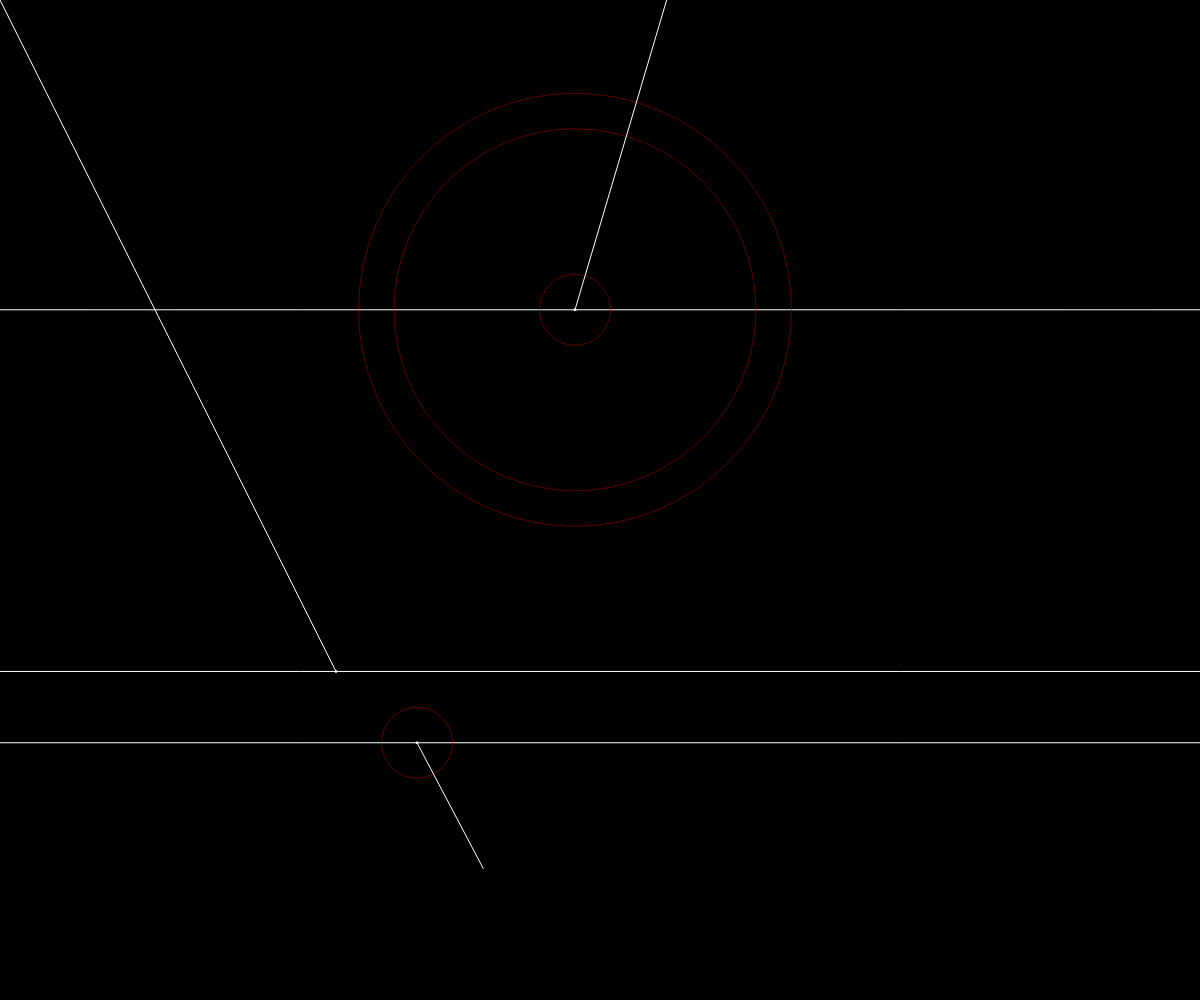
Frame 1 (no input)
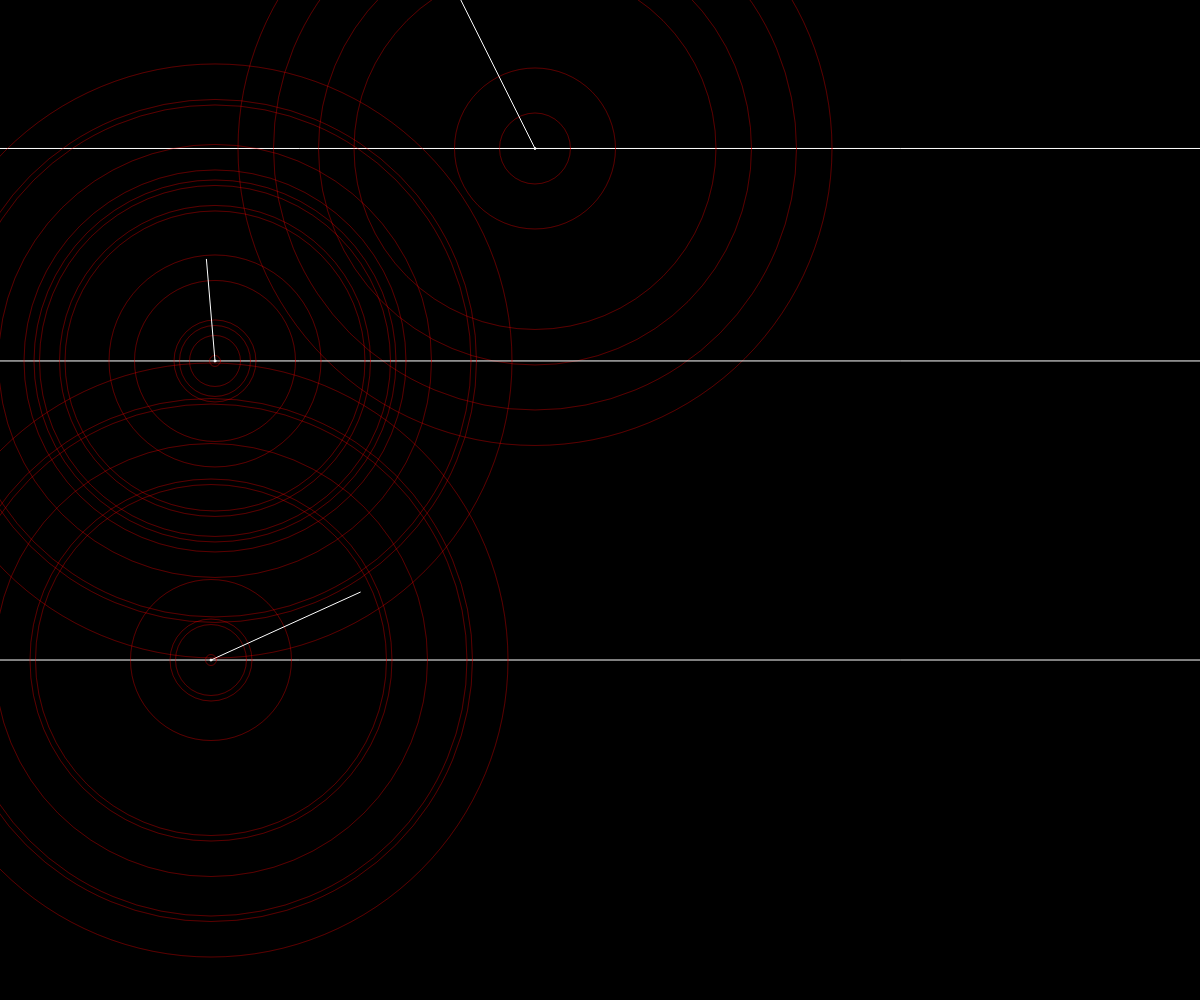
Frame 2 (the mouse pressed at the canvas centre, redrawn once)

The p5.js sketch that drew these frames (run headless with seeded random() and noise() and a simulated clock; the mouse was pressed at the canvas centre and the sketch redrawn once):

// p5.js sketch
// ── sketch.js
// layout
const winW = window.innerWidth
const winH = window.innerHeight
let seed
function setup() {
  noLoop();
  createCanvas(windowWidth, windowHeight)
  stroke(255);
}
// GLOBAL VARIABLE
let randPosArray = [];
let lineCount = 3;
let dotCountOnLine = 1;

function randPointOnLine(lineStart, lineEnd) {
  let randPosX = floor(random(150, winW - 150));
  ellipse(randPosX, lineStart, 2, 2)
  push()
  noFill();
  stroke(255, 0, 0, 50)
  let ransRadius = [];

  for (let i = 0; i < randPosArray.length; i++) {
    for (let j = 0; j < randPosArray.length + 1; j++) {
      let sum = randPosArray[i] - randPosArray[j]
      ransRadius.push(Math.abs(sum) * 2);
      ellipse(randPosX, lineStart, sum, sum)
    }
  }

  // let ransRadius = floor(random(randPosArray));
  // ellipse(randPosX, lineStart, ransRadius / 2, ransRadius / 2)

  pop()
  console.log(ransRadius);

  let thisVertex = pointOnCircle(randPosX, lineStart, random(ransRadius), random(TWO_PI));
  line(randPosX, lineStart, thisVertex.x, thisVertex.y)
}
function draw() {
  background(0, 0, 0)
  //DRAW GRID
  // grids(30);

  stroke(255);
  for (let i = 0; i < lineCount; i++) {
    let randPosY = random(100, winH - 100);
    randPosArray.push(floor(randPosY));
    // console.log(randPosArray);
    line(0, randPosY, winW, randPosY)
    for (let i = 0; i < dotCountOnLine; i++) {
      randPointOnLine(randPosY);
    }
  }
}
// ── grid.js
// class Grid {

// }
function grids(gridSize) {
    let cellSize = gridSize
    const grid = {
        rows: winH / cellSize,
        cols: winW / cellSize
      }
      const cell = {
        width: cellSize,
        height: cellSize
      }
      
    console.log("Grid");
    //GRID
    for (let i = 0; i < windowHeight; i++) {
        for (let j = 0; j < grid.cols; j++) {
            const x = i * cell.width
            const y = j * cell.height
            stroke(0, 255, 0)
            beginShape(POINTS);
            vertex(x, y)
            endShape();
            if (random(0, 1) > 0.5) {
                // line(x, y, x + cell.width, y + cell.height)
            } else {
                // line(x + cell.width, y, x, y + cell.height)
            }
        }
    }

}
// ── helper.js
// Triangle
function shape(posX, posY, radius, numOfSides) {
    const rotAngle = TWO_PI /numOfSides
    beginShape();
    for (let i = 0; i < numOfSides; i++) {
        console.log(i);
        
        const thisVertex = pointOnCircle(posX, posY, radius, i * rotAngle);
        vertex(thisVertex.x, thisVertex.y)
        shapePosArray.push(thisVertex);
    }
    endShape(CLOSE)
}

// Hexagone
function hexagon(posX, posY, radius) {
    const rotAngle = TWO_PI / 6
    beginShape();
    for (let i = 0; i < 6; i++) {
        const thisVertex = pointOnCircle(posX, posY, radius, i * rotAngle);
        vertex(thisVertex.x, thisVertex.y)
    }
    endShape(CLOSE)
}

//Helper Point on Circle
function pointOnCircle(posX, posY, radius, angle) {
    const x = posX + radius * cos(angle)
    const y = posY + radius * sin(angle)
    return createVector(x, y)
}
// ── signature.js
class Signature {
    constructor(Signature, borderSize, dateString, sketchName) {
        // this.pos = createVector(random(width), random(height));
        this.borderColor = Signature
    }
    show() {
        var dateW = textWidth(dateString);
        stroke(this.borderColor);
        strokeWeight(0);
        textSize(18);
        fill(155, 142, 124);
        // textLeading(20); // Set leading to 10

        //Date position
        push();
        textFont(font);
        textAlign(RIGHT, CENTER);
        text(dateString, width * 0.96, height * 0.97);
        pop();

        //Poster name/number
        let posterNameSize = 36;
        push();
        textFont(font);
        textSize(posterNameSize);
        text(sketchName, width * 0.05, height * 0.05 + posterNameSize);
        pop();

        push();
        strokeWeight(borderSize);
        strokeCap(SQUARE);
        strokeJoin(MITER);
        stroke(this.borderColor);
        noFill();
        translate(width * 0.02, height * 0.02);
        beginShape();
        vertex(width * 0.96 - (dateW * 2), height * 0.96);
        vertex(0, height * 0.96);
        vertex(0, 0);
        vertex(width * 0.96, 0);
        vertex(width * 0.96, height * 0.96);
        endShape(OPEN);
        pop();
    }
}
